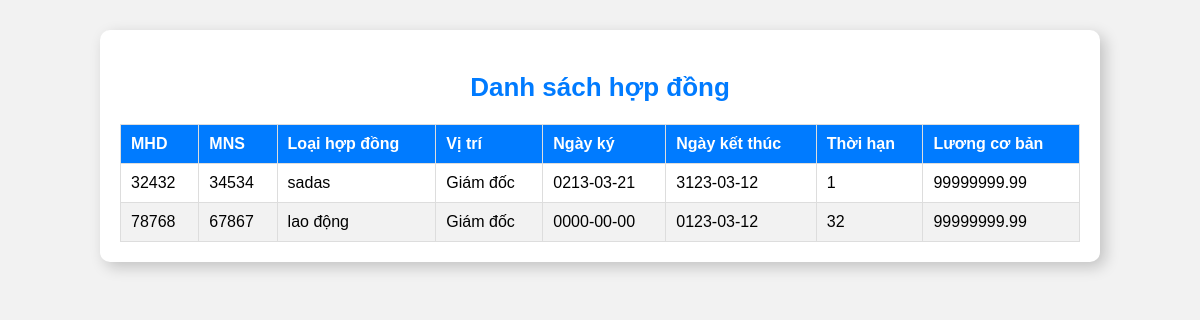
Page /view_chitiethopdong.php on the committed database.
### tables this page shows
CREATE TABLE `hop_dong` (
  `id` int(6) UNSIGNED NOT NULL,
  `mhd` varchar(50) NOT NULL,
  `mns` varchar(50) NOT NULL,
  `loai_hop_dong` varchar(50) NOT NULL,
  `vi_tri` varchar(50) NOT NULL,
  `ngay_ky` date NOT NULL,
  `ngay_kt` date NOT NULL,
  `thoi_han_hd` varchar(50) NOT NULL,
  `luongcb` decimal(10,2) NOT NULL
);

### view_chitiethopdong.php (the view, shortened to what this page needs)
<?php
include('config.php');
$search = '';
$sql = "SELECT * FROM hop_dong WHERE mhd LIKE '%$search%' OR mns LIKE '%$search%'";
$result = $conn->query($sql);
?>
<!DOCTYPE html>
<html lang="vi">
<head>
</head>
<body>
    <div class="container">
        <h2>Danh sách hợp đồng</h2>
        <table>
            <thead>
                <tr>
                    <th>MHD</th>
                    <th>MNS</th>
                    <th>Loại hợp đồng</th>
                    <th>Vị trí</th>
                    <th>Ngày ký</th>
                    <th>Ngày kết thúc</th>
                    <th>Thời hạn</th>
                    <th>Lương cơ bản</th>
                </tr>
            </thead>
            <tbody>
                <?php
                if ($result->num_rows > 0) {
                    while ($row = $result->fetch_assoc()) {
                        echo "<tr>";
                        echo "<td>{$row['mhd']}</td>";
                        echo "<td>{$row['mns']}</td>";
                        echo "<td>{$row['loai_hop_dong']}</td>";
                        echo "<td>{$row['vi_tri']}</td>";
                        echo "<td>{$row['ngay_ky']}</td>";
                        echo "<td>{$row['ngay_kt']}</td>";
                        echo "<td>{$row['thoi_han_hd']}</td>";
                        echo "<td>{$row['luongcb']}</td>";
                        echo "</tr>";
                    }
                } else {
                    echo "<tr><td colspan='8'>Không có hợp đồng nào được tìm thấy.</td></tr>";
                }
                ?>
            </tbody>
        </table>
    </div>
</body>
</html>

### view_chitiethopdong.php (style rules this page uses)
body { font-family: Arial, sans-serif; background-color: #f2f2f2; text-align: center; margin: 0; padding: 0; }
.container { width: 80%; margin: 30px auto; background-color: white; padding: 20px; border-radius: 10px; box-shadow: 5px 5px 15px rgba(0, 0, 0, 0.2); text-align: left; }
h2 { color: #007bff; font-size: 26px; text-align: center; }
table { width: 100%; border-collapse: collapse; margin-top: 20px; }
th, td { border: 1px solid #ddd; padding: 10px; text-align: left; }
th { background-color: #007bff; color: white; }
tr:nth-child(even) { background-color: #f2f2f2; }

### rows in the picture
hop_dong: mhd "32432", mns "34534", loai_hop_dong "sadas", vi_tri "Giám đốc", ngay_ky "0213-03-21", ngay_kt "3123-03-12", thoi_han_hd "1", luongcb "99999999.99"
hop_dong: mhd "78768", mns "67867", loai_hop_dong "lao động", vi_tri "Giám đốc", ngay_ky "0000-00-00", ngay_kt "0123-03-12", thoi_han_hd "32", luongcb "99999999.99"
